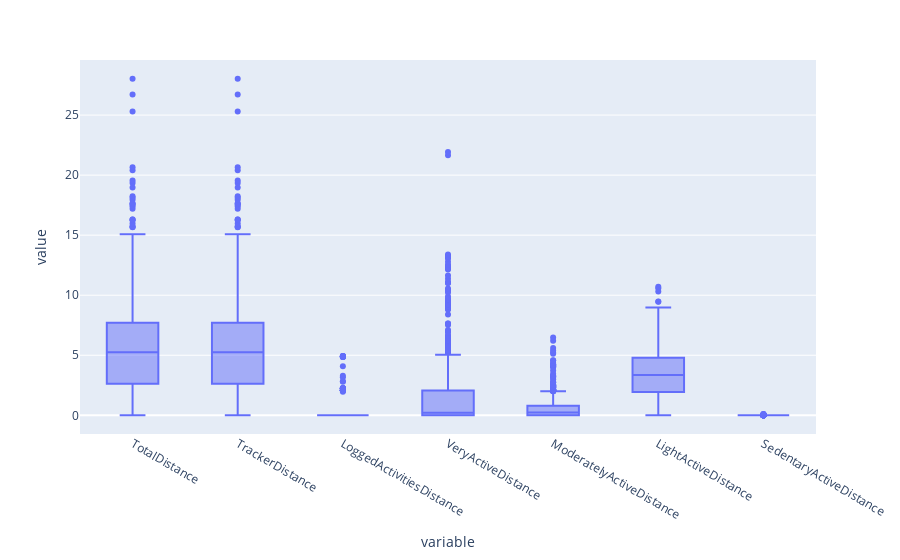
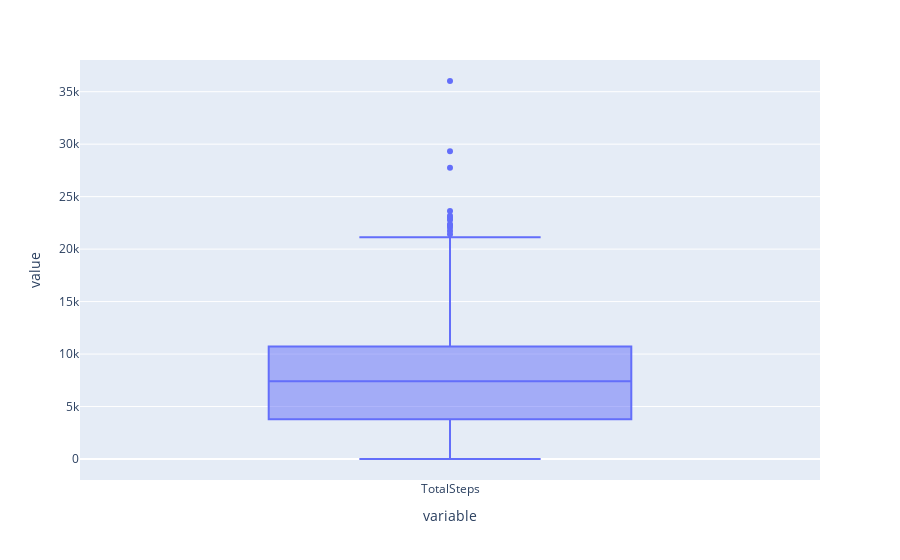
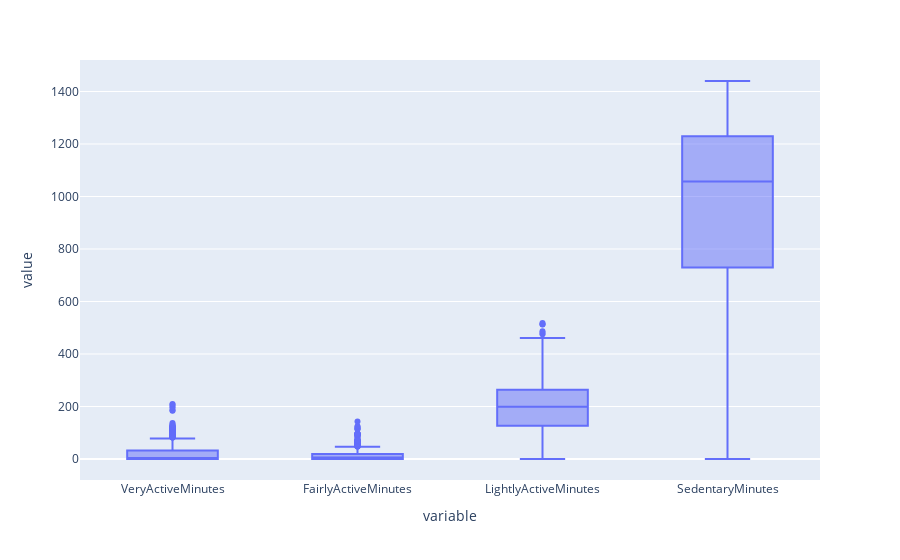
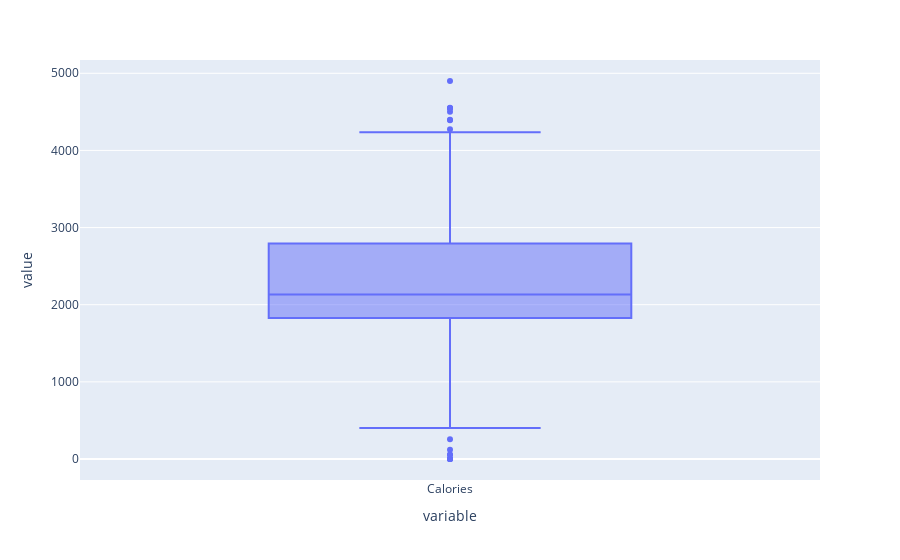

Source (notebook cell) for these figures, in order:
### Markdown cell above
- There are 33 users recorded in the `dailyActivity` data.

- 24 users (72%) have tracked their daily activities for 30 days or more

### Code cell
px.box(dailyActivity_merged.select_dtypes([float])).show()
px.box(dailyActivity_merged['TotalSteps']).show()
px.box(dailyActivity_merged[['VeryActiveMinutes', 'FairlyActiveMinutes', 'LightlyActiveMinutes', 'SedentaryMinutes']]).show()
px.box(dailyActivity_merged['Calories']).show()

### Figure 1 — Plotly figure (JSON) as saved in the notebook; plotly's stock layout.template omitted (floating-point values rounded to 4 significant figures; data arrays with more than 128 entries replaced by an {"elided": "..."} marker saying what was removed)
{"data": [{"alignmentgroup": "True", "hovertemplate": "variable=%{x}<br>value=%{y}<extra></extra>", "legendgroup": "", "marker": {"color": "#636efa"}, "name": "", "notched": false, "offsetgroup": "", "orientation": "v", "showlegend": false, "type": "box", "x": {"elided": "6580 str values"}, "x0": " ", "xaxis": "x", "y": {"elided": "6580 float values"}, "y0": " ", "yaxis": "y"}], "layout": {"boxmode": "group", "legend": {"tracegroupgap": 0}, "margin": {"t": 60}, "xaxis": {"anchor": "y", "domain": [0, 1], "title": {"text": "variable"}}, "yaxis": {"anchor": "x", "domain": [0, 1], "title": {"text": "value"}}}}

### Figure 2 — Plotly figure (JSON) as saved in the notebook; plotly's stock layout.template omitted (floating-point values rounded to 4 significant figures; data arrays with more than 128 entries replaced by an {"elided": "..."} marker saying what was removed)
{"data": [{"alignmentgroup": "True", "hovertemplate": "variable=%{x}<br>value=%{y}<extra></extra>", "legendgroup": "", "marker": {"color": "#636efa"}, "name": "", "notched": false, "offsetgroup": "", "orientation": "v", "showlegend": false, "type": "box", "x": {"elided": "940 str values"}, "x0": " ", "xaxis": "x", "y": {"elided": "940 int values"}, "y0": " ", "yaxis": "y"}], "layout": {"boxmode": "group", "legend": {"tracegroupgap": 0}, "margin": {"t": 60}, "xaxis": {"anchor": "y", "domain": [0, 1], "title": {"text": "variable"}}, "yaxis": {"anchor": "x", "domain": [0, 1], "title": {"text": "value"}}}}

### Figure 3 — Plotly figure (JSON) as saved in the notebook; plotly's stock layout.template omitted (floating-point values rounded to 4 significant figures; data arrays with more than 128 entries replaced by an {"elided": "..."} marker saying what was removed)
{"data": [{"alignmentgroup": "True", "hovertemplate": "variable=%{x}<br>value=%{y}<extra></extra>", "legendgroup": "", "marker": {"color": "#636efa"}, "name": "", "notched": false, "offsetgroup": "", "orientation": "v", "showlegend": false, "type": "box", "x": {"elided": "3760 str values"}, "x0": " ", "xaxis": "x", "y": {"elided": "3760 int values"}, "y0": " ", "yaxis": "y"}], "layout": {"boxmode": "group", "legend": {"tracegroupgap": 0}, "margin": {"t": 60}, "xaxis": {"anchor": "y", "domain": [0, 1], "title": {"text": "variable"}}, "yaxis": {"anchor": "x", "domain": [0, 1], "title": {"text": "value"}}}}

### Figure 4 — Plotly figure (JSON) as saved in the notebook; plotly's stock layout.template omitted (floating-point values rounded to 4 significant figures; data arrays with more than 128 entries replaced by an {"elided": "..."} marker saying what was removed)
{"data": [{"alignmentgroup": "True", "hovertemplate": "variable=%{x}<br>value=%{y}<extra></extra>", "legendgroup": "", "marker": {"color": "#636efa"}, "name": "", "notched": false, "offsetgroup": "", "orientation": "v", "showlegend": false, "type": "box", "x": {"elided": "940 str values"}, "x0": " ", "xaxis": "x", "y": {"elided": "940 int values"}, "y0": " ", "yaxis": "y"}], "layout": {"boxmode": "group", "legend": {"tracegroupgap": 0}, "margin": {"t": 60}, "xaxis": {"anchor": "y", "domain": [0, 1], "title": {"text": "variable"}}, "yaxis": {"anchor": "x", "domain": [0, 1], "title": {"text": "value"}}}}
